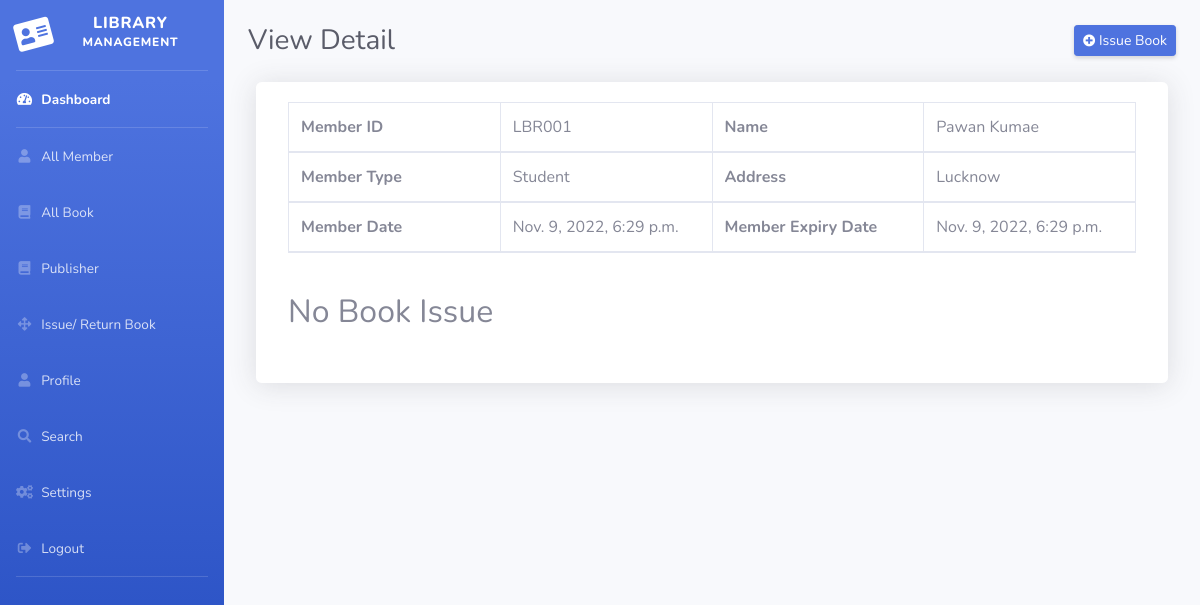
/viewRequestDetails/1 (signed in), run on an earlier commit of the app's database.
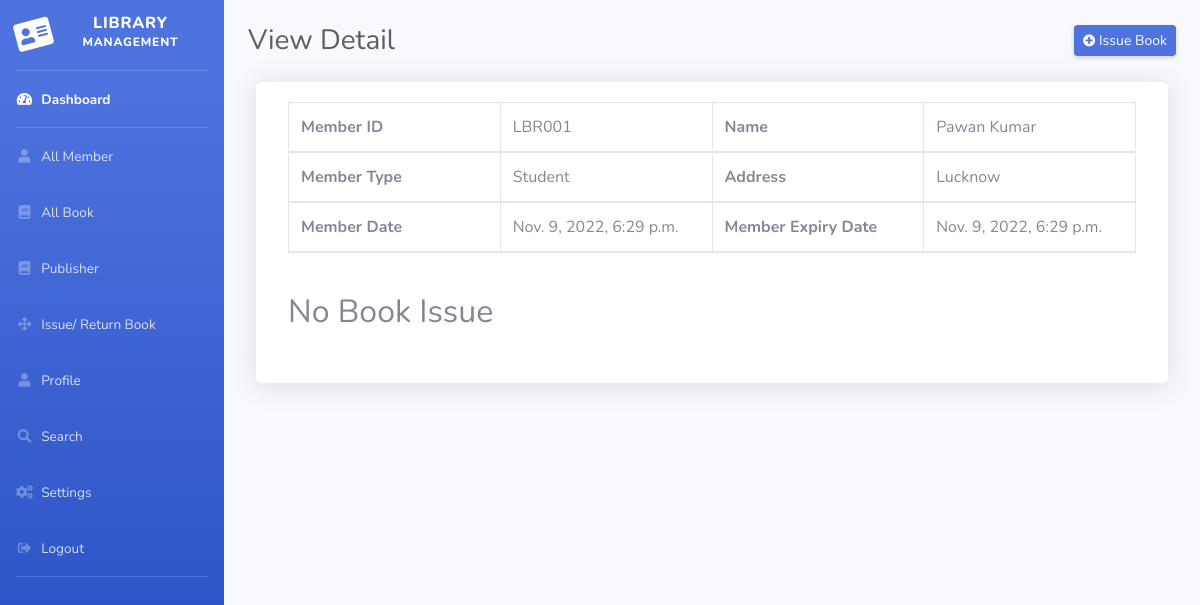
And on a later commit of the database.
### myapp/models.py (models this page shows)
class Member(models.Model):
    memb_id = models.CharField(max_length=20, null=True)
    name = models.CharField(max_length=50, null=True)
    memb_type = models.CharField(max_length=50, null=True)
    address = models.CharField(max_length=200, null=True)
    memb_date = models.DateTimeField(auto_now_add=True)
    expiry_date = models.DateTimeField(auto_now_add=True)
    def __str__(self):
        return self.memb_id

### myapp/views.py (the view, shortened to what this page needs)
# urls.py: path('viewRequestDetails/<int:pid>', viewRequestDetails, name='viewRequestDetails'),
def viewRequestDetails(request, pid):
    if not request.user.is_authenticated:
        return redirect('user_login')
    form = Brrowe_byForm(request.POST)
    member = Member.objects.get(id=pid)
    issue = Brrowe_by.objects.filter(member=member)
    issue_count = issue.count()
    return render(request, 'viewRequestDetails.html', locals())

### myapp/models.py (called while the page is built)
    def __str__(self):
        return self.title

### myapp/templates/viewRequestDetails.html (shortened to what this page needs)
{% extends 'dashboard.html' %} {% load static %} {% block main %}
<div id="content-wrapper" class="d-flex flex-column">
  <div id="content">
    <div class="container-fluid">
      <div class="d-sm-flex align-items-center justify-content-between mb-4 mt-4" >
        <h1 class="h3 mb-0 text-gray-800">View Detail</h1>
        <a class="d-none d-sm-inline-block btn btn-sm btn-primary shadow-sm" data-bs-toggle="modal" data-bs-target="#exampleModal">
          <i class="fas fa-plus-circle fa-sm text-white-100"></i>
          Issue Book
        </a>
      </div>
      <div class="row mt-2 rounded shadow mx-2 bg-white">
        <div class="col">
          {% if member %}
          <div class="card-body">
            <table id="example1" class="table table-bordered">
              <thead>
                <tr>
                  <th style="width: 25%">Member ID</th>
                  <td style="width: 25%">{{member.memb_id}}</td>
                  <th style="width: 25%">Name</th>
                  <td style="width: 25%">{{member.name}}</td>
                </tr>
                <tr>
                  <th>Member Type</th>
                  <td>{{member.memb_type}}</td>
                  <th>Address</th>
                  <td>{{member.address}}</td>
                </tr>
                <tr>
                  <th>Member Date</th>
                  <td>{{member.memb_date}}</td>
                  <th>Member Expiry Date</th>
                  <td>{{member.expiry_date}}</td>
                </tr>
              </thead>
            </table>
            <br />
            {% endif %}
            {% if issue %}
            <table id="example1" class="table table-bordered">
              <thead>
                <tr>
                  <th colspan="5" class="text-center"><h4>Issue Book</h4></th>
                </tr>
                <tr>
                  <th style="width: 15%">S.No.</th>
                  <th style="width: 15%">Book</th>
                  <th style="width: 15%">Issue Date</th>
                  <th style="width: 15%">Due Date</th>
                  <th style="width: 15%">Return Date</th>
                  <th style="width: 15%">Action</th>
                </tr>
              </thead>
              <tbody>
                {% for i in issue %}
                  <tr>
                    <td>{{forloop.counter}}</td>
                    <td>{{i.book}}</td>
                    <td>{{i.issue_date}}</td>
                    <td>{{i.due_date}}</td>
                    <td>{{i.return_date}}</td>
                    <td>
                      <a class="btn btn-primary" href="" >
                      Return
                    </a></td>
                  </tr>
                {% endfor %}
              </tbody>
            </table>
            {% else %}
              <h2>No Book Issue</h2>
            {% endif %}
            <br />
          </div>
        </div>
      </div>
    </div>
  </div>
  {% endblock main %}

What changed in the data, as far as the page shows it:
changed Member "LBR001": name "Pawan Kumae" → "Pawan Kumar"
